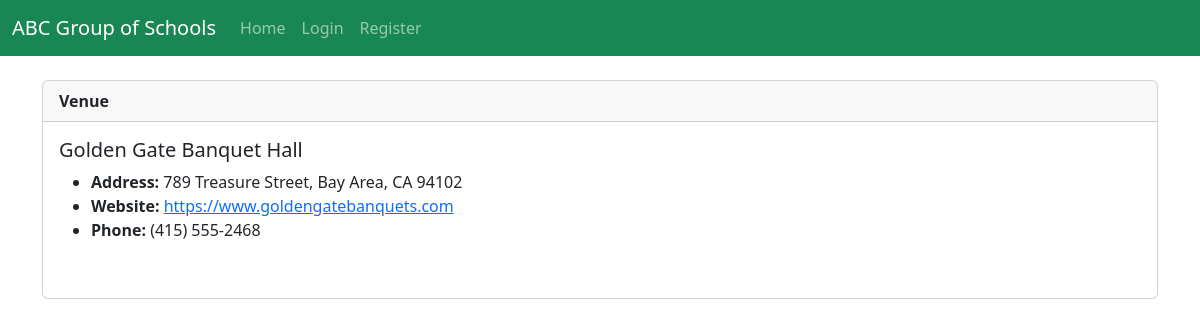
The app's page /event/show_venue/7 with its own data.
### event_management/models.py (models this page shows)
class Venue(models.Model):
    organizer = models.ForeignKey(settings.AUTH_USER_MODEL, on_delete=models.CASCADE)
    name = models.CharField('Venue Name', max_length=100)
    address = models.CharField(max_length=300)
    phone = models.CharField('Phone Number', max_length=20, blank=True)
    web = models.URLField('Website Address', blank=True)
    email_address = models.EmailField('Email Address', blank=True)
    def __str__(self):
        return self.name

### event_management/views.py (the view)
# urls.py: path('show_venue/<venue_id>', views.show_venue, name='show-venue'),
def show_venue(request, venue_id):
    venue = Venue.objects.get(pk=venue_id)
    return render(request, 'events_management/show_venue.html', {'venue': venue})

### event_management/templates/events_management/show_venue.html
{% extends 'events_management/base.html' %}
{% block content %}
    <div class="card">
        <div class="card-header">
            <strong>Venue</strong>
        </div>
        <div class="card-body">
            <h5 class="card-title"> {{ venue }}</h5>
            <ul>
                <li><strong>Address: </strong>{{ venue.address }}</li>
                <li><strong>Website: </strong><a href="{{ venue.web }}">{{ venue.web }}</a></li>
                <li><strong>Phone: </strong>{{ venue.phone }}</li>
            </ul>
        </div>
        <br>
    </div>
{% endblock %}

### records on screen
Venue: name "Golden Gate Banquet Hall", address "789 Treasure Street, Bay Area, CA 94102", web "https://www.goldengatebanquets.com", phone "(415) 555-2468"
